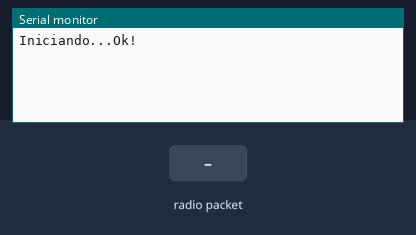
A sketch run on a simulated Arduino Uno, built with avr-gcc and run on an emulated ATmega328P. On the bench: the last lines printed to the serial monitor. The test bench sets the inputs (shaded band). No radio packets arrive unless stated.

Above: at 1.2 s.
1.3 s: radio packet "1" arrives
At 2.1 s:
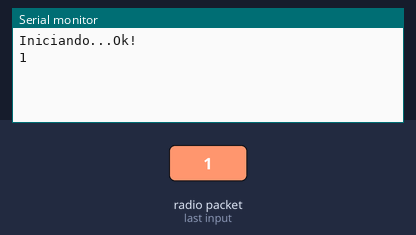
2.8 s: radio packet "0" arrives
At 3.3 s:
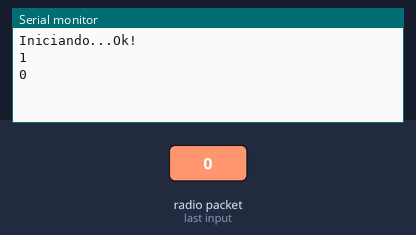
4.3 s: radio packet "2" arrives
At 5.6 s:
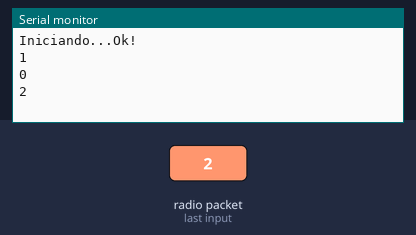

The sketch:

MensagemReceptor.ino
```cpp
// Módulo receptor utilizando o MX-JS-05V.

#include <RH_ASK.h>
#include <SPI.h>

// Recepção utilizando o pino D2.
RH_ASK driver(2000, 2, 0);

void setup() {
  Serial.begin(9600);
  Serial.print("Iniciando...");
  if (!driver.init())
       Serial.println(" Erro!");
  else
    Serial.println("Ok!");
}

void loop() {
  uint8_t msg[RH_ASK_MAX_MESSAGE_LEN];
  uint8_t tam = sizeof(msg);

  // Recepção de dados não-blocante.
  if (driver.recv(msg, &tam)) {
    for (int i = 0; i < tam; i++) {
      Serial.print(char(msg[i]));
    }
    Serial.println("");
  }
}
```

Measured:
- after the input at 1.3 s, the serial monitor: prints a new line at once (image 1)
- after the input at 2.8 s, the serial monitor: prints a new line at once (image 2)
- after the input at 4.3 s, the serial monitor: prints a new line at once (image 3)
